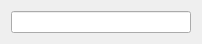
<?xml version="1.0" encoding="UTF-8"?>
<ui version="4.0">
 <class>EntityWidget</class>
 <widget class="QWidget" name="EntityWidget">
  <property name="geometry">
   <rect>
    <x>0</x>
    <y>0</y>
    <width>202</width>
    <height>44</height>
   </rect>
  </property>
  <property name="sizePolicy">
   <sizepolicy hsizetype="Preferred" vsizetype="Minimum">
    <horstretch>0</horstretch>
    <verstretch>0</verstretch>
   </sizepolicy>
  </property>
  <property name="windowTitle">
   <string>Form</string>
  </property>
  <layout class="QVBoxLayout" name="verticalLayout">
   <item>
    <widget class="QLineEdit" name="nameText"/>
   </item>
  </layout>
 </widget>
 <resources/>
 <connections/>
</ui>
